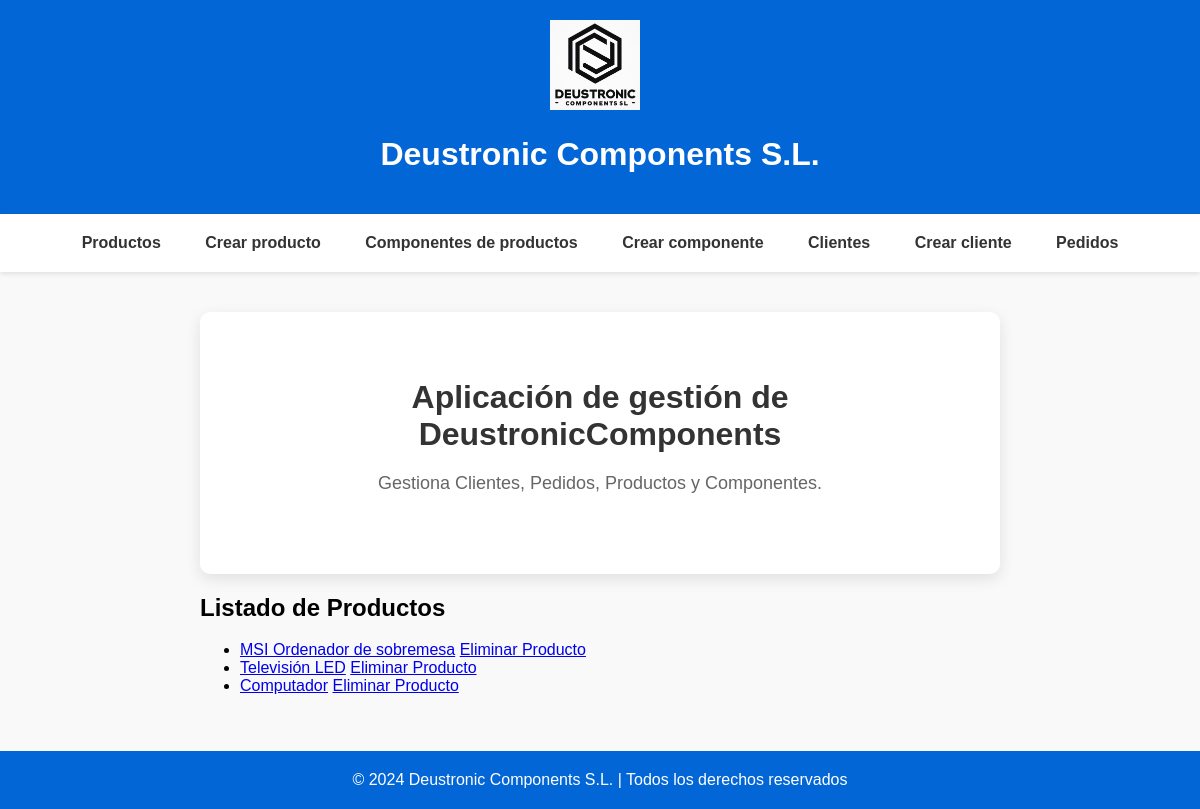
Page /appDeustronicComponents/productos/ on the committed database.
### appDeustronicComponents/models.py (models this page shows, shortened)
class Producto(models.Model):
    cod_ref_prod = models.CharField(max_length=100, primary_key=True)
    precio = models.DecimalField(max_digits=10, decimal_places=2)
    nombre = models.CharField(max_length=100)
    descripcion = models.TextField()
    categoria = models.CharField(max_length=100)
    componente = models.ManyToManyField(Componente)
    created = models.DateTimeField(auto_now_add=True)
    updated = models.DateTimeField(auto_now=True)
    class Meta:
        verbose_name_plural = "productos"
        verbose_name = "producto"
        ordering = ["-created"]

### appDeustronicComponents/views.py (the view)
# urls.py: path('productos/', ProductoListView.as_view(), name='lista_productos'),
class ProductoListView(ListView):
    model = Producto
    template_name = 'appDeustronicComponents/productos_list.html'
    context_object_name = 'productos'

### templates/appDeustronicComponents/productos_list.html (shortened to what this page needs)
{% extends 'base.html' %}
{% block contenido %}
    <h2>Listado de Productos</h2>
    <ul>
        {% for producto in productos %}
            <li><a href="{% url 'detalle_producto' producto.pk %}">{{ producto.nombre }}</a>
                <a href="{% url 'eliminar_producto' pk=producto.pk %}">Eliminar Producto</a></li>
        {% empty %}
            <li>No hay productos disponibles</li>
        {% endfor %}
    </ul>
{% endblock %}

### static/css/style.css (style rules this page uses)
body { font-family: Arial, sans-serif; margin: 0; padding: 0; background-color: #f9f9f9; }

### rows in the picture
Producto: nombre "MSI Ordenador de sobremesa"
Producto: nombre "Televisión LED"
Producto: nombre "Computador"
